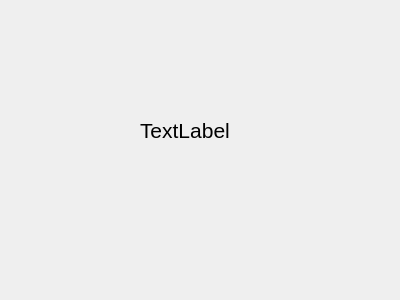
<?xml version="1.0" encoding="UTF-8"?>
<ui version="4.0">
 <class>FileView</class>
 <widget class="QWidget" name="FileView">
  <property name="geometry">
   <rect>
    <x>0</x>
    <y>0</y>
    <width>400</width>
    <height>300</height>
   </rect>
  </property>
  <property name="windowTitle">
   <string>File View</string>
  </property>
  <widget class="QLabel" name="label">
   <property name="geometry">
    <rect>
     <x>140</x>
     <y>110</y>
     <width>101</width>
     <height>41</height>
    </rect>
   </property>
   <property name="font">
    <font>
     <pointsize>16</pointsize>
    </font>
   </property>
   <property name="text">
    <string>TextLabel</string>
   </property>
   <property name="textFormat">
    <enum>Qt::AutoText</enum>
   </property>
  </widget>
 </widget>
 <resources/>
 <connections/>
</ui>
